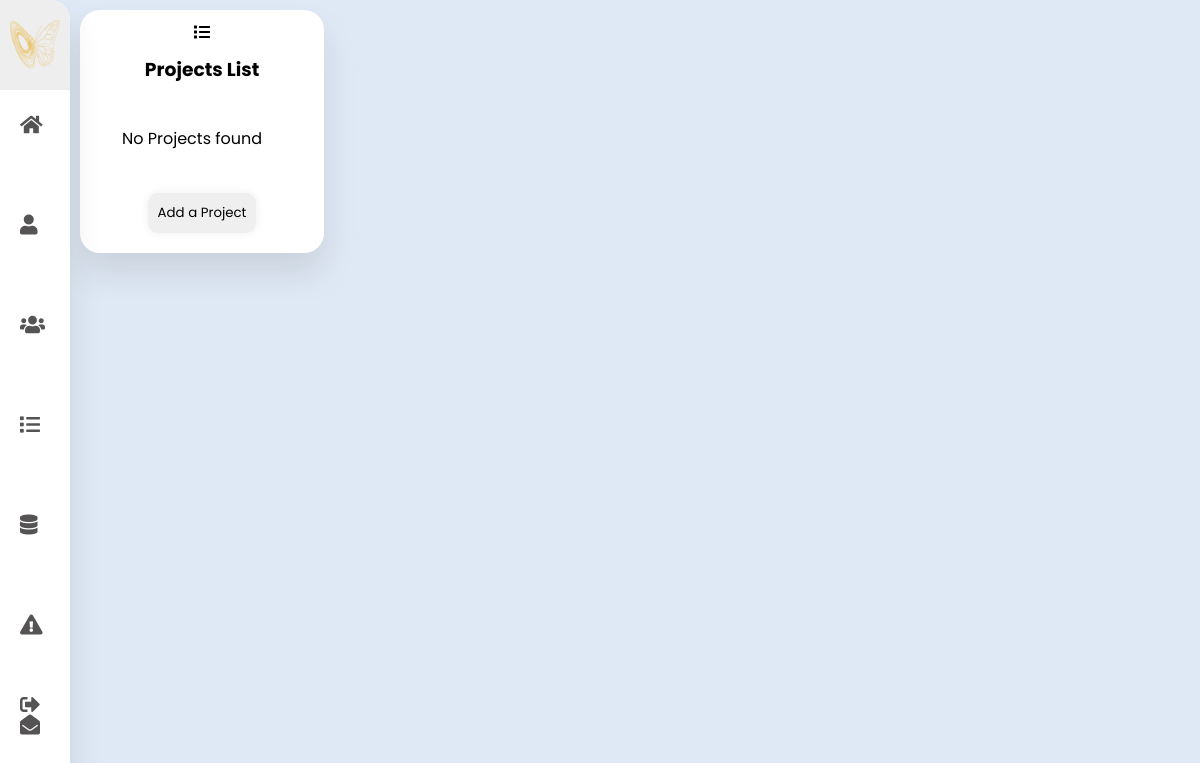
The page /view/Event/Frontend/Project/dashboard_project.php on the database as committed earlier.
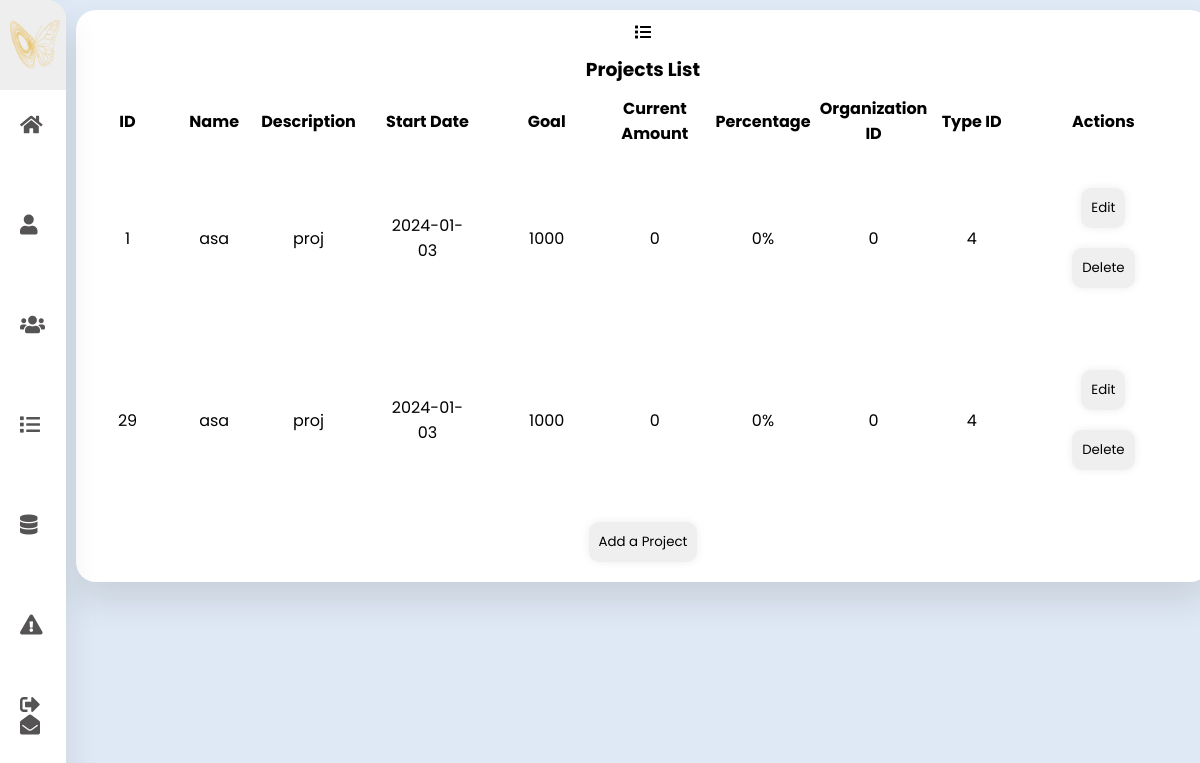
The same page on the database as committed later.
### tables this page shows
CREATE TABLE `project` (
  `ID_Project` int(11) NOT NULL,
  `Project_name` varchar(20) NOT NULL,
  `Project_description` varchar(20) NOT NULL,
  `start_date` date NOT NULL,
  `Goal` float NOT NULL,
  `Current_amount` float NOT NULL,
  `Percentage` float NOT NULL,
  `ID_Org` int(11) NOT NULL,
  `ID_Type` int(11) NOT NULL
);

### controller/Project/ProjectC.php (called while the page is built, shortened)
<?php
class ProjectC
{
    public function read_project()
    {
        $conn = Config::getConnexion();
        $projects = [];
        $r = $conn->query("SELECT * FROM project");
        foreach ($r as $row) {
            $Project = [
                'ID_Project' => $row['ID_Project'],
                'Project_name' => $row['Project_name'],
                'Project_description' => $row['Project_description'],
                'start_date' => $row['start_date'],
                'Goal' => $row['Goal'],
                'Current_amount' => $row['Current_amount'],
                'Percentage' => $row['Percentage'],
                'ID_Org' => $row['ID_Org'],
                'ID_Type' => $row['ID_Type']
            ];
            $projects[] = $Project;
        }
        return $projects;
    }
}

### view/Event/Frontend/Project/dashboard_project.php (the view, shortened to what this page needs)
<!DOCTYPE html>
<html lang="en">
<?php
require "../../controller/Project/ProjectC.php";
?>
<head>
    <link rel="stylesheet" href="dashboard.css" />
    <link rel="stylesheet" href="https://cdnjs.cloudflare.com/ajax/libs/font-awesome/5.15.4/css/all.min.css" />
    <link rel="stylesheet" href="type.css">
</head>
<body>
    <div class="container">
        <nav class="navbar">
            <ul>
                <li>
                    <a href="#" class="logo">
                        <img src="../../assets/images/logo.png" alt="">
                    </a>
                </li>
                <li><a href="../index.html">
                        <i class="fas fa-home"></i>
                    </a></li>
                <li><a href="">
                        <i class="fas fa-user"></i>
                    </a></li>
                <li><a href="">
                        <i class="fas fa-users"></i>
                    </a></li>
                <li><a href="../Type//dashboard_type.php">
                        <i class="fa fa-list"></i>
                    </a></li>
                <li><a href="dashboard_project.php">
                        <i class="fa fa-database"></i>
                    </a></li>
                <li><a href="../Reclamation/dashboard_reclamation.php">
                        <i class="fa fa-exclamation-triangle"></i>
                    </a></li>
                <li><a href="dashboard_type.php">
                        <i class="fa fa-envelope-open"></i>
                    </a></li>
                <li><a href="" class="logout">
                        <i class="fas fa-sign-out-alt"></i>
                    </a></li>
            </ul>
        </nav>
        <section class="main">
            <div class="users">
                <div class="card">
                    <i class="fa fa-list"></i>
                    <h3>Projects List</h3>
                    <table class="table table-bordered">
                        <?php
                        $projectC = new ProjectC();
                        $projects = $projectC->read_project();
                        if (!empty($projects) && (is_iterable($projects) || is_object($projects))) {
                            echo "<tr><th>ID</th><th>Name</th><th>Description</th><th>Start Date</th><th>Goal</th><th>Current Amount</th><th>Percentage</th><th>Organization ID</th><th>Type ID</th><th>Actions</th></tr>";
                            foreach ($projects as $project) {
                                echo "<tr>";
                                echo "<td>" . htmlspecialchars($project['ID_Project']) . "</td>";
                                echo "<td>" . htmlspecialchars($project['Project_name']) . "</td>";
                                echo "<td>" . htmlspecialchars($project['Project_description']) . "</td>";
                                echo "<td>" . htmlspecialchars($project['start_date']) . "</td>";
                                echo "<td>" . htmlspecialchars($project['Goal']) . "</td>";
                                echo "<td>" . htmlspecialchars($project['Current_amount']) . "</td>";
                                echo "<td>" . htmlspecialchars($project['Percentage']) . "%"  . "</td>";
                                echo "<td>" . htmlspecialchars($project['ID_Org']) . "</td>";
                                echo "<td>" . htmlspecialchars($project['ID_Type']) . "</td>";
                                echo "<td>";
                                echo "<button onclick=\"openEditModal(" . $project['ID_Project'] . ", '" . $project['Project_name'] . "', '" . $project['Project_description'] . "')\">Edit</button>";
                                echo "<button onclick=\"confirmDelete(" . $project['ID_Project'] . ")\">Delete</button>";
                                echo "</td>";
                                echo "</tr>";
                            }
                        } else {
                            echo "<tr><td colspan='4'>No Projects found</td></tr>";
                        }
                        ?>
                    </table>
                    <button onclick="createType()">Add a Project</button>
                </div>
            </div>
        </section>
    </div>
</body>
</html>
</body>
</html>

Rows that differ between the two databases and show on the page:
added project: ID_Project "1", Project_name "asa", Project_description "proj", start_date "2024-01-03", Goal "1000", Current_amount "0", Percentage "0", ID_Org "0", ID_Type "4"
added project: ID_Project "29", Project_name "asa", Project_description "proj", start_date "2024-01-03", Goal "1000", Current_amount "0", Percentage "0", ID_Org "0", ID_Type "4"
Other text that changed with them:
text no longer shown: "No Projects found"
text now shown: "ID Name Description Start Date Goal Current Amount Percentage Organization ID Type ID Actions"
